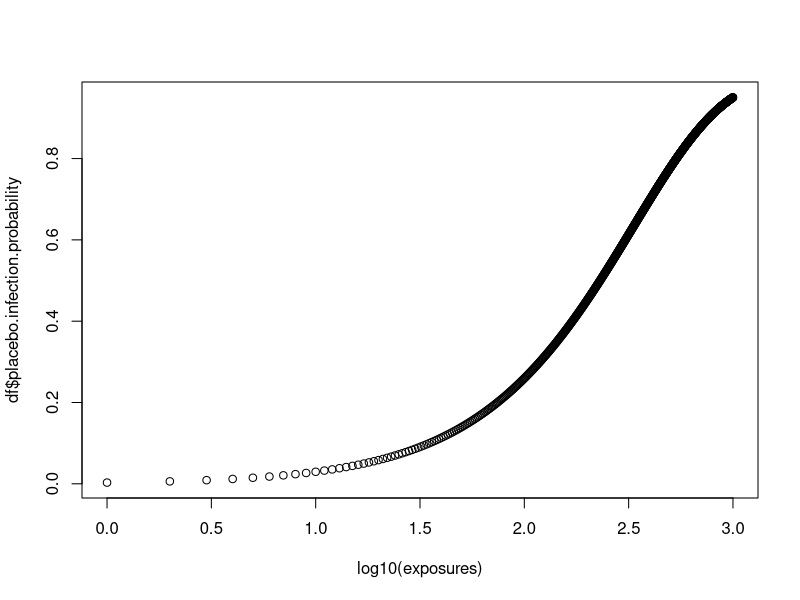

The R script that drew this image:

lambda <- 0.003   # per-exposure infection probability
exposures <- seq(1, 1000, by=1)
#infection.probability <- 1 - (1 - lambda)^(exposures)
epsilon = 0.5

infection.probs <- function(lambda, exposures, epsilon){
  
  placebo.infection.probability <- 1 - (1 - lambda)^exposures
  vaccine.infection.probability = 1 - (1 - lambda*(1-epsilon))^exposures
  df <- as.data.frame(cbind(placebo.infection.probability, vaccine.infection.probability))                                                                          
  return(df)
  
}

df <- infection.probs(lambda, exposures, epsilon)

plot(log10(exposures), df$placebo.infection.probability)
